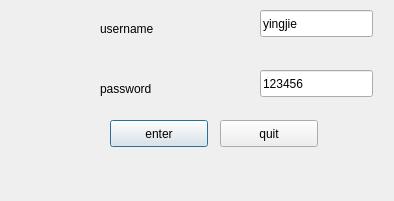
<?xml version="1.0" encoding="UTF-8"?>
<ui version="4.0">
 <class>W_login</class>
 <widget class="QDialog" name="W_login">
  <property name="geometry">
   <rect>
    <x>0</x>
    <y>0</y>
    <width>394</width>
    <height>201</height>
   </rect>
  </property>
  <property name="windowTitle">
   <string>Dialog</string>
  </property>
  <widget class="QLabel" name="label_2">
   <property name="geometry">
    <rect>
     <x>100</x>
     <y>80</y>
     <width>66</width>
     <height>17</height>
    </rect>
   </property>
   <property name="text">
    <string>password</string>
   </property>
  </widget>
  <widget class="QLineEdit" name="line_pass">
   <property name="geometry">
    <rect>
     <x>260</x>
     <y>70</y>
     <width>113</width>
     <height>27</height>
    </rect>
   </property>
   <property name="text">
    <string>123456</string>
   </property>
  </widget>
  <widget class="QLabel" name="label">
   <property name="geometry">
    <rect>
     <x>100</x>
     <y>20</y>
     <width>66</width>
     <height>17</height>
    </rect>
   </property>
   <property name="text">
    <string>username</string>
   </property>
  </widget>
  <widget class="QLineEdit" name="line_user">
   <property name="geometry">
    <rect>
     <x>260</x>
     <y>10</y>
     <width>113</width>
     <height>27</height>
    </rect>
   </property>
   <property name="text">
    <string>yingjie</string>
   </property>
  </widget>
  <widget class="QPushButton" name="enterButton">
   <property name="geometry">
    <rect>
     <x>110</x>
     <y>120</y>
     <width>98</width>
     <height>27</height>
    </rect>
   </property>
   <property name="text">
    <string>enter</string>
   </property>
  </widget>
  <widget class="QPushButton" name="pushButton">
   <property name="geometry">
    <rect>
     <x>220</x>
     <y>120</y>
     <width>98</width>
     <height>27</height>
    </rect>
   </property>
   <property name="text">
    <string>quit</string>
   </property>
  </widget>
 </widget>
 <resources/>
 <connections/>
</ui>
